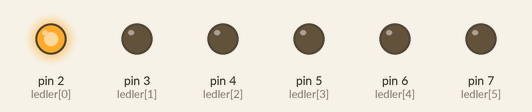
This sketch was run on a simulated Arduino Uno, built with avr-gcc and run on an emulated ATmega328P. Shown: output pins drawn as LEDs (lit = HIGH).

Above: at 0.02 s.
At 0.47 s:
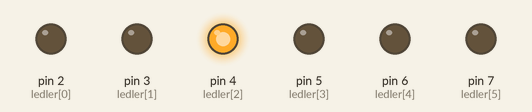
At 0.67 s:
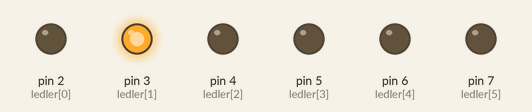
At 1.37 s:
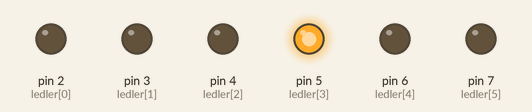
At 2.02 s:
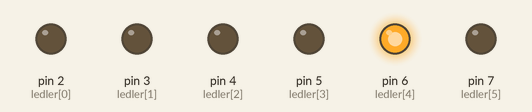
At 2.7 s:
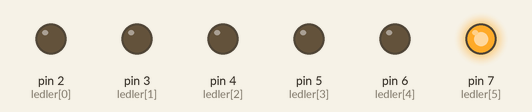
Timing chart, 0 to 3.0 s (numbered marks = the images above):
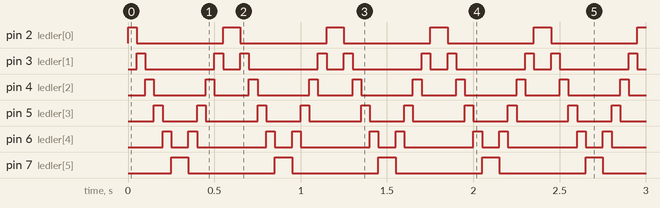

The sketch:

_okluled.ino
```cpp
int ledler[]={2,3,4,5,6,7};

void setup() {

for ( int i=0; i<6 ; i++){

pinMode(ledler[i],OUTPUT);

}


}

void loop() {

  for(int i = 0; i<6; i++ ){
    digitalWrite(ledler[i],HIGH);
    delay(50);
    digitalWrite(ledler[i],LOW);

}
  for(int  b = 5; b>-1; b-- ){
    digitalWrite(ledler[b],HIGH);
    delay(50);
    digitalWrite(ledler[b],LOW);
}

}
```

Measured:
- by itself, pin 2 (ledler[0]), pin 7 (ledler[5]): alternates HIGH for 0.10 s and LOW for 0.50 s
- by itself, pin 3 (ledler[1]): repeats every 0.60 s: LOW 0.40 s, HIGH 0.05 s, LOW 0.10 s, HIGH 0.05 s
- by itself, pin 4 (ledler[2]): repeats every 0.60 s: LOW 0.30 s, HIGH 0.05 s, LOW 0.20 s, HIGH 0.05 s
- by itself, pin 5 (ledler[3]): repeats every 0.60 s: LOW 0.20 s, HIGH 0.05 s, LOW 0.30 s, HIGH 0.05 s
- by itself, pin 6 (ledler[4]): repeats every 0.60 s: LOW 0.10 s, HIGH 0.05 s, LOW 0.40 s, HIGH 0.05 s
